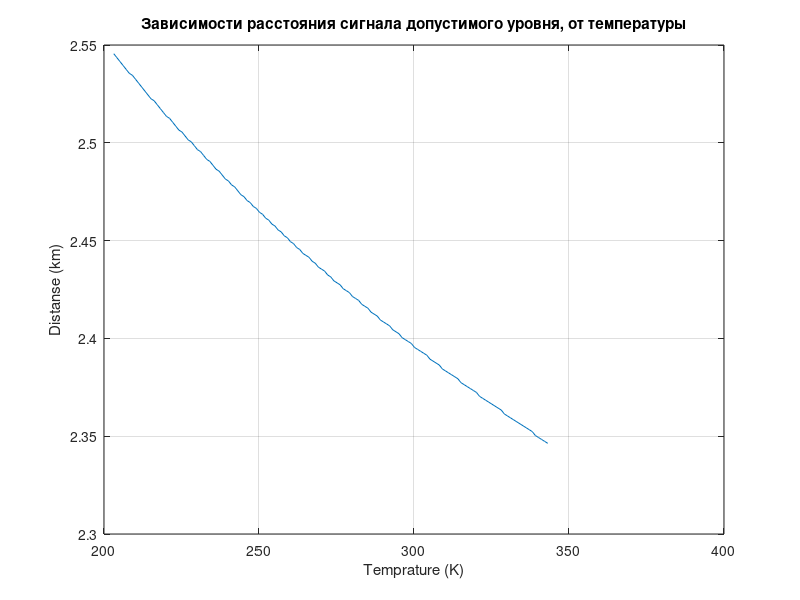

This figure's MATLAB source:
clc; clear; close all;

% Исходные данные
Power_BS = 46; % (дБм)
Gain_BS = 21; % (дБи)
M_int = 1; % (дБ)
M_pen = 15; % (дБ)
BW_DL = 20 * 10^6; % Полоса частот в DL (20 МГц)
NF_UE = 6; % Коэффициент шума приемника пользователя (дБ)
SINR_DL = 2; % (дБ)
feeder_loss = 2 + 0.4 + 0.5; % Потери в фидере, МШУ, Джампер (Дб)
temrature = linspace(-70+273.15, 70+273.15, 141);
k = 1.380649e-23; % Постоянная Больцмана
N_UE = 30 + 10 * log10(BW_DL * k * temrature);
RxSens_UE = N_UE + SINR_DL + NF_UE;
mimo = 3; % Выйгрыш от MIMO (Дб)
frequency = 1600 * 1000; % МГц
distance = linspace(0.001, 10, 9990); % Км
hBS = 60; % м
hms = 1.5;
A = 46.3;
B = 33.9;

a = (1.1 * log10(frequency)) * hms - (1.56 * log10(frequency) - 0.8);
Lclutter = -(4.78 * (log10(frequency))^2 - 18.33 * log10(frequency) + 40.94);

s = zeros(size(distance));

idx_ge_1 = distance >= 1000;
s(idx_ge_1) = 44.9 - 6.55 * log10(frequency);

idx_lt_1 = distance < 1000;
s(idx_lt_1) = (47.88 + 13.9 * log10(frequency) - 13.9 * log10(hBS)) * (1 / log10(50));

PL = A + B * log10(frequency) - 13.82 * log10(hBS) - a + s .* log10(distance) + Lclutter;
MAPL_DL = Power_BS + mimo + Gain_BS - feeder_loss - M_int - M_pen - RxSens_UE;
max_dist = zeros(size(MAPL_DL));

for i = 1 : length(MAPL_DL)
    diff = abs(MAPL_DL(i) - PL);
    [~, idx] = min(diff);
    max_dist(i) = distance(idx);
end

figure;
plot(temrature, max_dist);
title("Зависимости расстояния сигнала допустимого уровня, от температуры")
xlabel("Temprature (K)")
ylabel("Distanse (km)");
grid("on");
